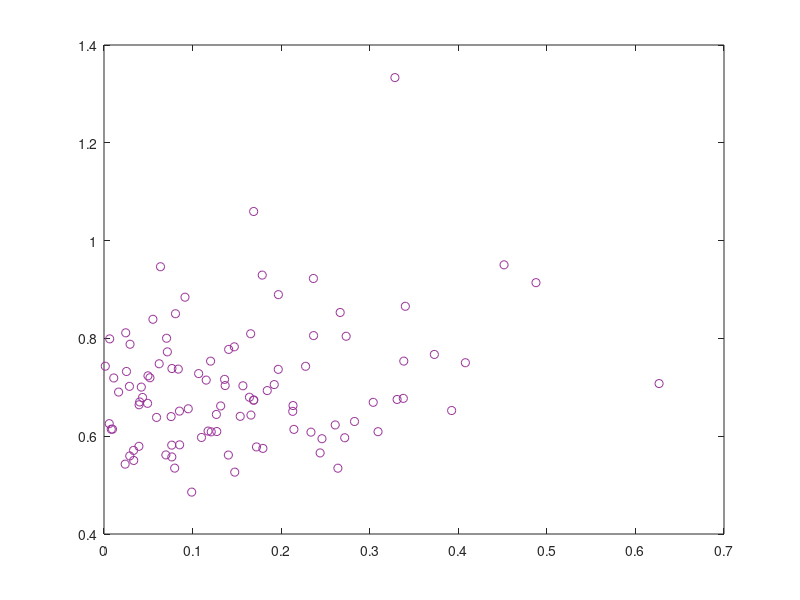

The MATLAB source for this figure: (Note: this script raises an error after producing the figure.)
% notes to self
% gneral uncertainty ranges from 1 to 4 ish (up to 5) in visual deg? (disk size?)
% general error 1 to 4 ish (up to 12) in vis deg? (saccade error?)


% locations
a1 = 10:10:80;
a2 = 100:10:170;
a3 = 190:10:260;
a4 = 280:10:350;
Sdistribution = [a1 a2 a3 a4];
nS = length(Sdistribution);

% parameters
JbarVec = [25 20 10 5];       % shape parameter of gamma distribution
tau = 3;        % scale parameter of gamma distribution

nCond = length(JbarVec); % number of conditions
% % plot gamma distribution
% samps = gamrnd(Jbar,tau,10000,1);
% hist(samps,50)

% reward function
maxReward = 120;
knobConstant = 33.5738;
slope = 0.4;
rewardFn = @(r)maxReward*exp(-slope*r/knobConstant);

nTrials = 100;
SVec = Sdistribution(ceil(rand(nCond,nTrials).*nS));

colors = [.6 .2 .6; .7 .7 .1; .8 .3 0; 0 .4 .7]; %aspencolors(nCond,'pastel');
figure; 
r = nan(nCond,nTrials); Shat = nan(nCond,nTrials);
rho = nan(1,nCond); pval = nan(1,nCond);
for icond = 1:nCond;
    
    Jbar = JbarVec(icond);
    
    % samples
    sigmaVec = sqrt(1./gamrnd(Jbar/tau,tau,1,nTrials));
    X = SVec(icond,:) + randn(1,nTrials).*sigmaVec;
    Shat(icond,:) = X;
    
    p_SgivenX = @(r,sigma)normcdf(r,0,sigma) - normcdf(-r,0,sigma);
    for itrial = 1:nTrials;
        sigma = sigmaVec(itrial);
        
        % max expected reward for this sample
        func = @(r) -rewardFn(r).*p_SgivenX(r,sigma);
        x0 = rand;
        r(icond,itrial) = fminsearch(func,x0);
    end
    
    error_sacc = abs(SVec(icond,:) - Shat(icond,:));
    plot(error_sacc,r(icond,:),'o','Color',colors(icond,:));hold on;
    
    % calculate correlation
    [rho(icond), pval(icond)] = corr(error_sacc',r(icond,:)');
    
%     pause;
    
end
defaultplot
xlabel('saccadic error');
ylabel('disk size')


rho
pval

% MARGINAL DISTRIBUTIONS

% % disk size ("general uncertainty")
% figure; hold on;
% for icond = 1:nCond;
%     [cnts,cntrs] = hist(r(icond,:),10);
%     plot(cntrs,cnts,'-','Color',colors(icond,:));
% end
% defaultplot
% title('disk size distributions')
% 
% % saccadic error ("general error")
% figure; hold on;
% for icond = 1:nCond;
%     [cnts,cntrs] = hist(abs(SVec(icond,:) - Shat(icond,:)),10);
%     plot(cntrs,cnts,'-','Color',colors(icond,:));
% end
% defaultplot
% title('saccadic error distributions')
